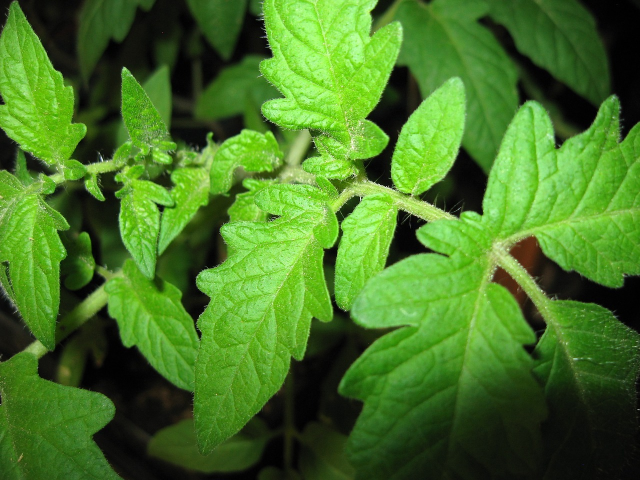
#> input picture test_images/multi_daun20.jpg, 1280 x 960 px (shown at 1/2 size)
$ python predict_multileaf_visual.py
#> lines starting #> are read from the running program, lines starting #| are printed output that depends on the picture; after the words box and inside, x2 and y2 are one past the last pixel; in counts of white or black regions, pixels touching at a corner belong together
### feature_manual.py
import cv2
import numpy as np

LEVELS = 16
IMG_SIZE = 256

def color_features(image):
    hsv = cv2.cvtColor(image, cv2.COLOR_BGR2HSV)
    h, s, v = cv2.split(hsv)
    return [np.mean(h), np.std(h), np.mean(s), np.std(s), np.mean(v), np.std(v)]


def glcm_features(gray):
    gray = cv2.resize(gray, (IMG_SIZE, IMG_SIZE))
    gray = (gray / (256 / LEVELS)).astype(int)
    glcm = np.zeros((LEVELS, LEVELS))

    for i in range(gray.shape[0] - 1):
        for j in range(gray.shape[1] - 1):
            glcm[gray[i, j], gray[i, j + 1]] += 1


    glcm /= glcm.sum() + 1e-8
    i, j = np.indices(glcm.shape)


    contrast = np.sum(glcm * (i - j) ** 2)
    energy = np.sum(glcm ** 2)
    homogeneity = np.sum(glcm / (1 + np.abs(i - j)))
    correlation = np.sum((i * j) * glcm)

    return [contrast, energy, homogeneity, correlation]

def extract_features(image):
    gray = cv2.cvtColor(image, cv2.COLOR_BGR2GRAY)
    return color_features(image) + glcm_features(gray)

import numpy as np

# [14 lines left out: function compute_glcm, not called in this run]

### utils_visual.py
import cv2
import numpy as np

def to_bgr(img):
    if len(img.shape) == 2:
        return cv2.cvtColor(img, cv2.COLOR_GRAY2BGR)
    return img

def resize(img, size=(256,256)):
    return cv2.resize(img, size)

def add_title(img, text):
    img = to_bgr(img)
    overlay = img.copy()

    cv2.rectangle(overlay, (0,0), (img.shape[1], 20), (0,0,0), -1)
    cv2.putText(
        overlay, text, (5,15),
        cv2.FONT_HERSHEY_SIMPLEX,
        0.45, (0,255,0), 1
    )
    return overlay

def make_canvas(rows):
    canvas_rows = []
    for row in rows:
        row_imgs = [resize(add_title(img, title))
                    for img, title in row]
        canvas_rows.append(np.hstack(row_imgs))
    return np.vstack(canvas_rows)

### predict_multileaf_visual.py
import cv2, pickle, numpy as np
from feature_manual import extract_features
from knn_manual import knn_predict
from config import MODEL_PATH, K
from utils_visual import make_canvas

# 1. LOAD MODEL & METRIK

model = pickle.load(open(MODEL_PATH, "rb"))
#> (reads models/model.pkl from the repository)

metrics_db = {
    'healthy': [48, 99, 1, 2],
    'early_blight': [44, 90, 10, 6],
    'late_blight': [42, 95, 5, 8],
    'septoria_leaf_spot': [40, 92, 8, 10],
    'yellow_leaf_curl_virus': [45, 93, 7, 5],
    'leaf_mold': [43, 94, 6, 7],
    'bacterial_spot': [41, 91, 9, 9],
    'target_spot': [39, 90, 11, 10],
    'spotted_spider_mite': [38, 89, 12, 11]
}

def get_manual_metrics(label):
    data = metrics_db.get(label, [0, 0, 0, 0])
    tp, tn, fp, fn = data
    total = tp + tn + fp + fn

    accuracy = (tp + tn) / total if total > 0 else 0
    precision = tp / (tp + fp) if (tp + fp) > 0 else 0
    recall = tp / (tp + fn) if (tp + fn) > 0 else 0
    f1 = 2 * (precision * recall) / (precision + recall) if (precision + recall) > 0 else 0

    return accuracy * 100, precision, recall, f1

# 2. LOAD & PREPROCESS IMAGE

image = cv2.imread("test_images/multi_daun20.jpg")
#> image is the input picture: shape (960, 1280, 3); mean B, G, R 37.7, 117.6, 70.3
if image is None:
    exit("Error: Gambar tidak ditemukan!")

image = cv2.resize(image, (256, 256))
#> image: shape (256, 256, 3)
orig = image.copy()

hsv = cv2.cvtColor(image, cv2.COLOR_BGR2HSV)
#> hsv: shape (256, 256, 3); mean H, S, V 45, 154.5, 117.8
h, s, v = cv2.split(hsv)

lower = np.array([20, 30, 30])
upper = np.array([90, 255, 255])
mask = cv2.inRange(hsv, lower, upper)
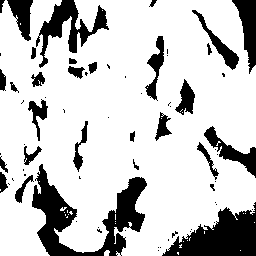
#> mask: shape (256, 256); 78.6% white; 69 black regions (39 under 20 px), largest, box (x1, y1, x2, y2) and area: (32, 164, 147, 256) 3765, (162, 202, 256, 256) 2806, (36, 0, 109, 68) 1565

mask = cv2.medianBlur(mask, 5)
#> mask: shape (256, 256); 79% white; 34 black regions (5 under 20 px), largest, box (x1, y1, x2, y2) and area: (32, 165, 147, 256) 3822, (163, 203, 256, 256) 2831, (40, 0, 108, 56) 1487
kernel = cv2.getStructuringElement(cv2.MORPH_ELLIPSE, (7,7))
mask = cv2.morphologyEx(mask, cv2.MORPH_OPEN, kernel)
#> mask: shape (256, 256); 78.3% white; 24 black regions (3 under 20 px), largest, box (x1, y1, x2, y2) and area: (15, 165, 147, 256) 4092, (163, 203, 256, 256) 2850, (31, 0, 108, 67) 1754
mask = cv2.morphologyEx(mask, cv2.MORPH_CLOSE, kernel)
#> mask: shape (256, 256); 80.2% white; 22 black regions, largest, box (x1, y1, x2, y2) and area: (32, 169, 146, 256) 3901, (163, 208, 256, 256) 2830, (36, 0, 107, 53) 1576


# 3. WATERSHED SEGMENTATION

dist = cv2.distanceTransform(mask, cv2.DIST_L2, 5)
dist_norm = cv2.normalize(dist, None, 0, 255, cv2.NORM_MINMAX)
dist_norm = np.uint8(dist_norm)

_, fg = cv2.threshold(dist, 0.3 * dist.max(), 255, cv2.THRESH_BINARY)
#> fg: shape (256, 256) float32; 36% white; 9 white regions (4 under 20 px), largest, box (x1, y1, x2, y2) and area: (0, 0, 256, 256) 21745, (0, 205, 33, 256) 1183, (0, 21, 25, 77) 498, (78, 222, 93, 238) 123, (49, 56, 58, 68) 55
fg = np.uint8(fg)

unknown = cv2.subtract(mask, fg)
#> unknown: shape (256, 256); 44.2% white; 6 white regions, box (x1, y1, x2, y2) and area: (0, 0, 121, 136) 8430, (0, 139, 160, 256) 7912, (132, 24, 256, 191) 7294, (196, 0, 256, 83) 2465, (149, 194, 256, 256) 1793, (60, 141, 97, 181) 1042
_, markers = cv2.connectedComponents(fg)
#> markers: shape (256, 256) int32; 10 distinct labels, from 0 to 9
markers = markers + 1
#> markers: shape (256, 256) int32; 10 distinct labels, from 1 to 10
markers[unknown == 255] = 0
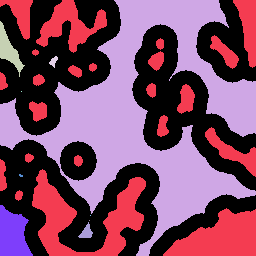
#> markers: shape (256, 256) int32; 11 distinct labels, from 0 to 10; one colour per label, 0 black

markers_ws = cv2.watershed(image, markers)
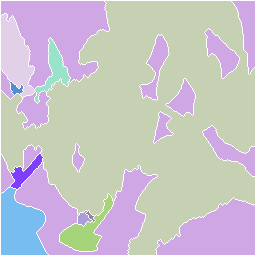
#> markers_ws: shape (256, 256) int32; 11 distinct labels, from -1 to 10; one colour per label, 0 black, -1 white

leaf_count = 0
final = orig.copy()

print("\n" + "="*70)
print("{:^70}".format("HASIL ANALISIS MULTILEAF"))
print("="*70)

for m in np.unique(markers_ws):
    if m <= 1:
        continue

    mask_leaf = np.uint8(markers_ws == m) * 255
    x, y, w, h_box = cv2.boundingRect(mask_leaf)

    if w < 30 or h_box < 30:
        continue

    leaf = orig[y:y+h_box, x:x+w]
    leaf = cv2.resize(leaf, (256, 256))

    feat = np.array(extract_features(leaf))
    feat = (feat - model['mean']) / (model['std'] + 1e-8)

    # KNN manual (Euclidean)
    distances = [np.sqrt(np.sum((model['X'][i] - feat) ** 2)) for i in range(len(model['X']))]
    k_indices = np.argsort(distances)[:K]
    k_labels = [model['classes'][model['y'][i]] for i in k_indices]

    pred_label = max(set(k_labels), key=k_labels.count)
    confidence = (k_labels.count(pred_label) / K) * 100

    leaf_count += 1
    acc, prec, rec, f1 = get_manual_metrics(pred_label)

    print(f"\n[DAUN ID: {leaf_count:02}] | {pred_label.upper()} ({confidence:.1f}%)")
    print("-" * 65)
    print("Metrics: Acc={:.2f}% | Prec={:.4f} | Rec={:.4f} | F1={:.4f}".format(
        acc, prec, rec, f1
    ))

    cv2.rectangle(final, (x,y), (x+w,y+h_box), (0,255,0), 2)
    cv2.putText(final, f"ID:{leaf_count} {pred_label}", (x, y-10),
                cv2.FONT_HERSHEY_SIMPLEX, 0.5, (0,255,0), 2)
#> this loop made 11 passes
#> (x, y, w, h_box) on passes 3, 4, 5, 7, 8, 11: (1, 1, 254, 254), (1, 14, 34, 83), (35, 38, 35, 65), (11, 154, 32, 35), (1, 187, 47, 68), (60, 194, 53, 57)
#> (x, y, w, h_box) on passes 6, 9, 10: (10, 82, 13, 13), (86, 211, 9, 11), (78, 211, 14, 15)
#> (printed output is left out)
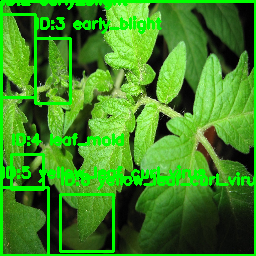
#> final: shape (256, 256, 3); mean B, G, R 33.2, 138.1, 61.9
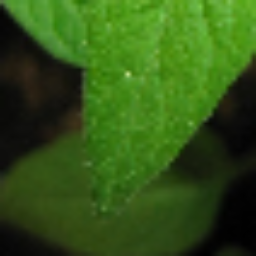
#> leaf: shape (256, 256, 3); mean B, G, R 22, 85.7, 49.8
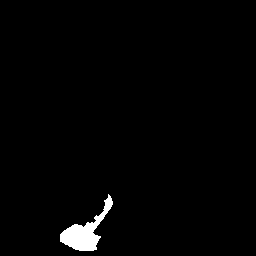
#> mask_leaf: shape (256, 256); 1.6% white; 1 white region, box (x1, y1, x2, y2) and area: (60, 194, 113, 251) 1035
#> after the loop, leaf_count = 6

print("\n" + "="*70)
print(f"Sistem berhasil memisahkan dan mengklasifikasi {leaf_count} daun.")
#| Sistem berhasil memisahkan dan mengklasifikasi 6 daun.
print("="*70)


canvas = make_canvas([
    [
        (orig, "Original Image"),
        (h, "Hue (HSV)"),
        (s, "Saturation (HSV)")
    ],
    [
        (v, "Value (HSV)"),
        (mask, "Mask HSV (Cleaned)"),
        (dist_norm, "Distance Transform")
    ],
    [
        (fg, "Foreground"),
        (markers_ws.astype(np.uint8)*10, "Watershed Markers"),
        (final, "Final Detection + KNN")
    ]
])
#> after the loop in make_canvas, `for row in rows:`: canvas_rows = 3 items
#> in make_canvas, `return np.vstack(canvas_rows)`:
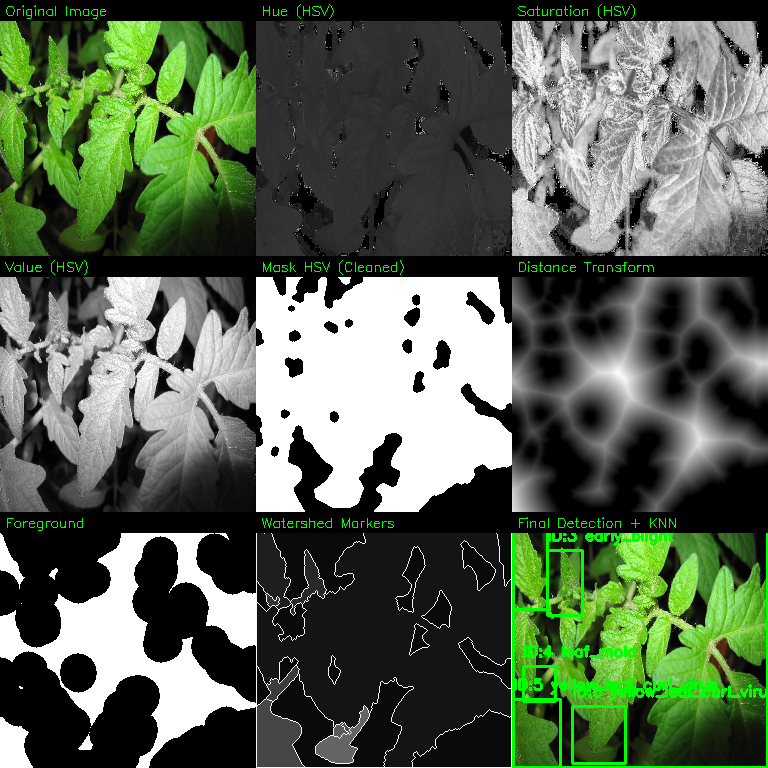
#> returned value: shape (768, 768, 3); mean of channels 0, 1, 2 79.8, 99.7, 86.3; drawn as B, G, R

cv2.imshow("Predict Multi Leaf - All Stages", canvas)
cv2.waitKey(0)
cv2.destroyAllWindows()
